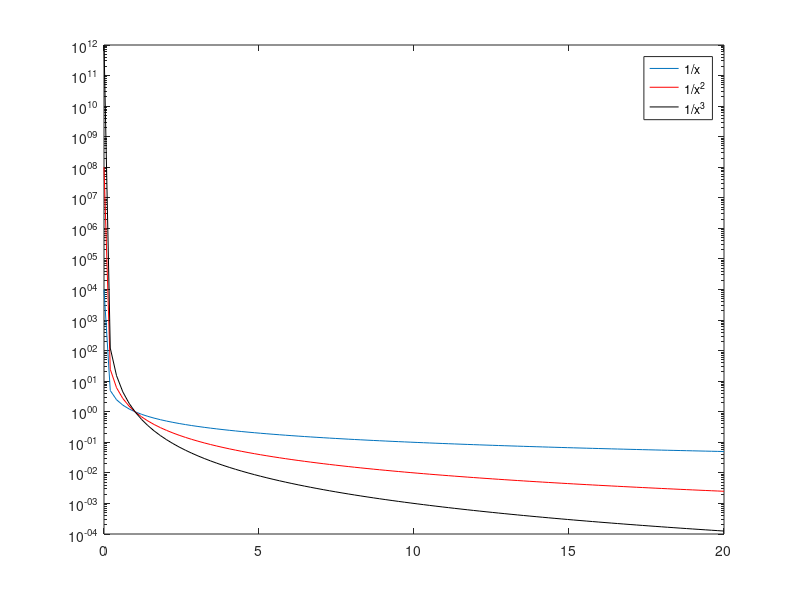

Source code (MATLAB):
x = linspace(1e-4,20); 
y1 = 1./x; y2 = 1./x.^2; 
y3 = 1./x.^3; semilogy(x,y1); 
hold on; 
semilogy(x,y2,'-r'); 
semilogy(x,y3,'-k'); 
legend('1/x','1/x^2','1/x^3');